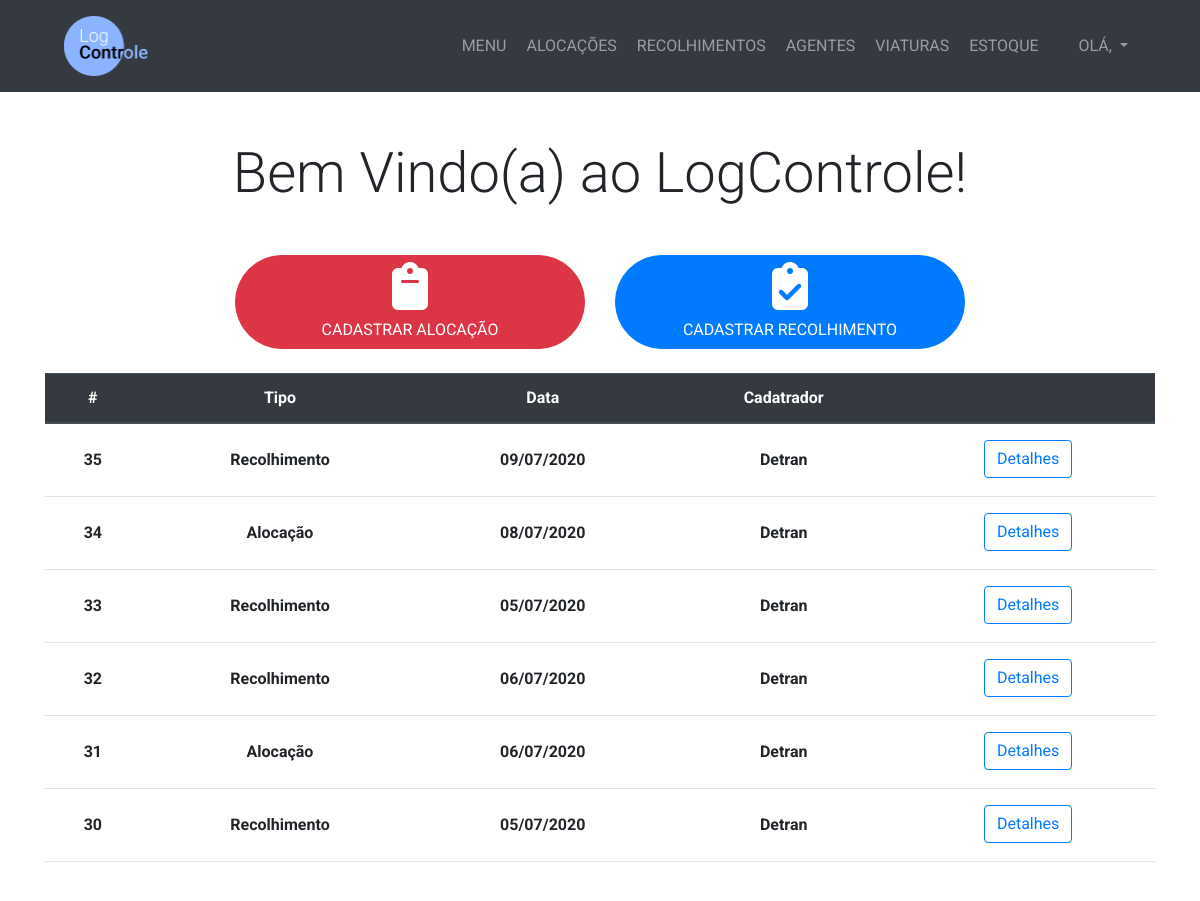
The page / on the database its author committed.
### management/models.py (models this page shows, shortened)
class AlocacaoRecolhimento(models.Model):
    alocacao = models.ForeignKey(Alocacao, on_delete=models.PROTECT, blank=True, null=True)
    recolhimento = models.ForeignKey(Recolhimento, on_delete=models.PROTECT, blank=True, null=True)

class Recolhimento(models.Model):
    TURNO_CHOICES = (
        ('Manhã', 'Manhã'),
        ('Tarde', 'Tarde'),
        ('Noite', 'Noite'),
        ('Madrugada', 'Madrugada')
    )
    data = models.DateField()
    horario = models.TimeField()
    quantidade = models.IntegerField()
    alocacao = models.ForeignKey(Alocacao, on_delete=models.PROTECT)
    viatura = models.ForeignKey(Viatura, on_delete=models.PROTECT, blank=True, null=True)
    turno = models.CharField(max_length=10, choices=TURNO_CHOICES)
    cadastrador = models.ForeignKey(User, on_delete=models.PROTECT)

class Alocacao(models.Model):
    TURNO_CHOICES = (
        ('Manhã', 'Manhã'),
        ('Tarde', 'Tarde'),
        ('Noite', 'Noite'),
        ('Madrugada', 'Madrugada')
    )
    STATUS_CHOICES = (
        ('Aberto', 'Aberto'),
        ('Fechado', 'Fechado'),
        ('Desativado', 'Desativado')
    )
    data = models.DateField()
    horario = models.TimeField()
    item = models.ForeignKey(Item, on_delete=models.PROTECT)
    quantidade = models.IntegerField()
    turno = models.CharField(max_length=10, choices=TURNO_CHOICES)
    viatura = models.ForeignKey(Viatura, on_delete=models.PROTECT, blank=True, null=True)
    rua = models.CharField(max_length=200)
    numero = models.CharField(max_length=10)
    bairro = models.CharField(max_length=25)
    complemento = models.CharField(max_length=25, blank=True)
    motivo = models.CharField(max_length=100, blank=True)
    cadastrador = models.ForeignKey(User, on_delete=models.PROTECT)
    status = models.CharField(max_length=11, choices=STATUS_CHOICES, default='Fechado')

### management/views.py (the view)
# urls.py: 2. Add a URL to urlpatterns:  path('', views.home, name='home')
def home(request):
    alocacoesrecolhimentos = AlocacaoRecolhimento.objects.all().order_by('-id')[:50]
    return render(request, 'management/home.html', {'alocacoesrecolhimentos':alocacoesrecolhimentos})

### management/templates/management/home.html
{% extends 'management/base.html' %}
{% block content %}
  <section class="py-5">
    <div class="container">
      <h1 class="display-4 text-center mb-5">Bem Vindo(a) ao LogControle!</h1>
      <div class="row justify-content-center mt-4">
        <div class="col-lg-4">
          <a href="{% url 'criar_alocacao' %}" class="btn btn-danger btn-block rounded-pill"><i class="fas fa-clipboard mb-2 fa-3x"></i> <p class="mb-0 my-auto">CADASTRAR ALOCAÇÃO</p></a>
        </div>
        <div class="col-lg-4">
          <a href="{% url 'alocacoes_abertas' %}" class="btn btn-primary btn-block rounded-pill"><i class="fas fa-clipboard-check mb-2 fa-3x"></i> <p class="mb-0">CADASTRAR RECOLHIMENTO</p></a>
        </div>
      </div>
      <div class="row justify-content-center mt-4">
        <div class="col-lg-12">
          {% if alocacoesrecolhimentos %}
          <div class="table-responsive" id="tabela-colaboracao">
            <table class="table table-hover">
              <thead class="thead-dark">
                <tr>
                  <th scope="row" class="text-center">#</th>
                  <th scope="row" class="text-center">Tipo</th>
                  <th scope="row" class="text-center">Data</th>
                  <th scope="row" class="text-center">Cadatrador</th>
                  <th scope="row" class="text-center"></th>
                </tr>
              </thead>
              <tbody>
                {% for alocacaorecolhimento in alocacoesrecolhimentos %}
                  <tr>
                    <th scope="col" class="text-center py-4">{{ alocacaorecolhimento.id }}</th>
                    <th class="text-center py-4">
                      {% if alocacaorecolhimento.alocacao %}
                        Alocação
                      {% elif alocacaorecolhimento.recolhimento %}
                        Recolhimento
                      {% endif %}
                    </th>
                    <th class="text-center py-4">
                      {% if alocacaorecolhimento.alocacao %}
                        {{ alocacaorecolhimento.alocacao.data|date:'d/m/Y' }}
                      {% elif alocacaorecolhimento.recolhimento %}
                        {{ alocacaorecolhimento.recolhimento.data|date:'d/m/Y' }}
                      {% endif %}
                    </th>
                    <th class="text-center py-4">
                      {% if alocacaorecolhimento.alocacao %}
                        <span style="text-transform: capitalize;">{{ alocacaorecolhimento.alocacao.cadastrador }}</span>
                      {% elif alocacaorecolhimento.recolhimento %}
                        <span style="text-transform: capitalize;">{{ alocacaorecolhimento.recolhimento.cadastrador }}</span>
                      {% endif %}
                    </th>
                    <th class="text-center py-3"><a
                      {% if alocacaorecolhimento.alocacao %}
                        href="{% url 'detalhe_alocacao' alocacaorecolhimento.alocacao_id %}"
                      {% elif alocacaorecolhimento.recolhimento %}
                        href="{% url 'detalhe_recolhimento' alocacaorecolhimento.recolhimento_id  %}"
                      {% endif %}
                      class="btn btn-outline-primary">Detalhes</a>
                    </th>
                  </tr>
                {% endfor %}
              </tbody>
            </table>
          </div>
          {% else %}
            <h2 class="text-center text-secondary">Sem dados ainda</h2>
          {% endif %}
        </div>
      </div>
    </div>
  </section>
{% endblock %}

### management/static/management/css/style.css (style rules this page uses)
body { font-family: 'Roboto', Arial; }
#tabela-colaboracao { height: 500px; overflow: auto; }

### rows shown on the page
AlocacaoRecolhimento: id "35", shows "Recolhimento", recolhimento.data "09/07/2020", recolhimento.cadastrador "Detran"
AlocacaoRecolhimento: id "34", shows "Alocação", alocacao.data "08/07/2020", alocacao.cadastrador "Detran"
AlocacaoRecolhimento: id "33", shows "Recolhimento", recolhimento.data "05/07/2020", recolhimento.cadastrador "Detran"
AlocacaoRecolhimento: id "32", shows "Recolhimento", recolhimento.data "06/07/2020", recolhimento.cadastrador "Detran"
AlocacaoRecolhimento: id "31", shows "Alocação", alocacao.data "06/07/2020", alocacao.cadastrador "Detran"
AlocacaoRecolhimento: id "30", shows "Recolhimento", recolhimento.data "05/07/2020", recolhimento.cadastrador "Detran"
